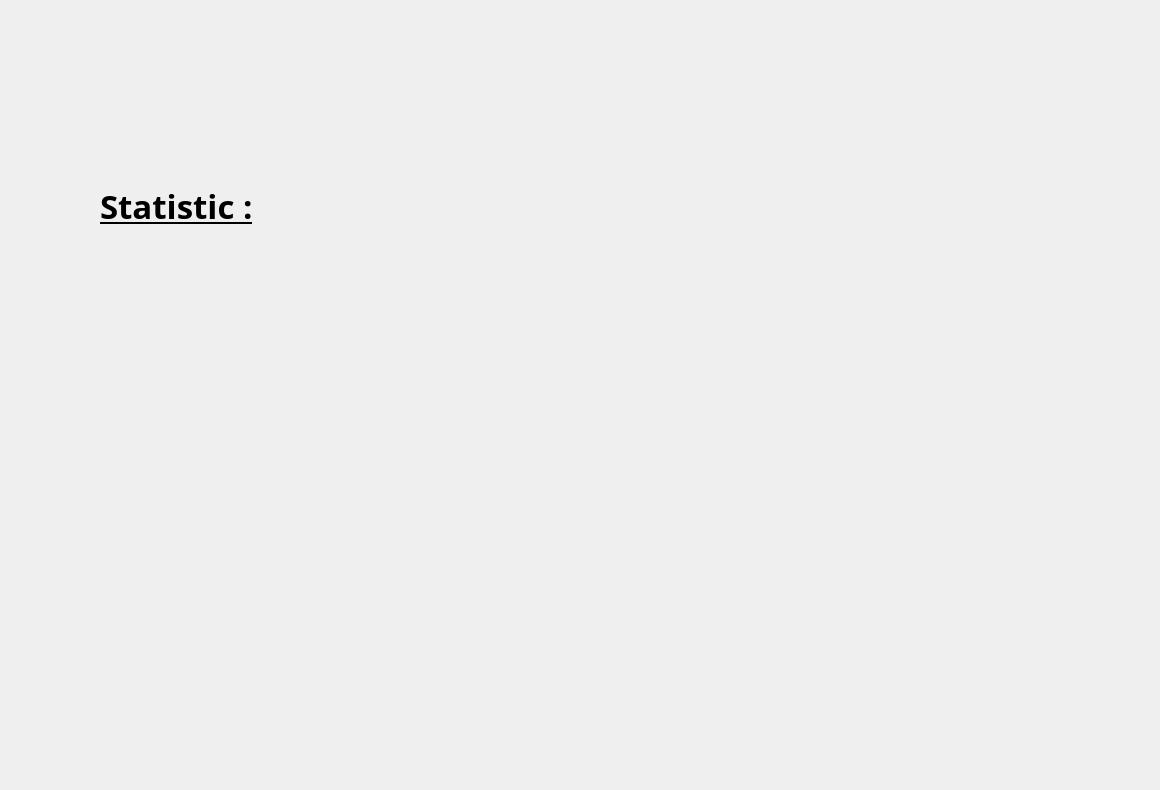
            <widget class="QWidget" name="page">
             <widget class="QLabel" name="label_56">
              <property name="geometry">
               <rect>
                <x>-10</x>
                <y>300</y>
                <width>631</width>
                <height>481</height>
               </rect>
              </property>
              <property name="text">
               <string/>
              </property>
              <property name="pixmap">
               <pixmap>img/Nouveau dossier/mariem.jpeg</pixmap>
              </property>
             </widget>
             <widget class="QLabel" name="label_62">
              <property name="geometry">
               <rect>
                <x>630</x>
                <y>410</y>
                <width>521</width>
                <height>371</height>
               </rect>
              </property>
              <property name="text">
               <string/>
              </property>
              <property name="pixmap">
               <pixmap>img/Nouveau dossier/mariem1.jpeg</pixmap>
              </property>
             </widget>
             <widget class="QLabel" name="label_74">
              <property name="geometry">
               <rect>
                <x>100</x>
                <y>160</y>
                <width>281</width>
                <height>91</height>
               </rect>
              </property>
              <property name="font">
               <font>
                <family>Segoe UI Variable Display Semib</family>
                <pointsize>25</pointsize>
                <italic>false</italic>
                <bold>true</bold>
                <underline>true</underline>
               </font>
              </property>
              <property name="text">
               <string>Statistic :</string>
              </property>
             </widget>
            </widget>
